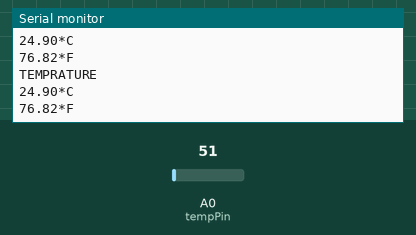
A sketch run on a simulated Arduino Uno, built with avr-gcc and run on an emulated ATmega328P. On the bench: the last lines printed to the serial monitor. The test bench sets the inputs (shaded band); at power-on: A0 (tempPin) = 51.

Above: at 1.8 s.
1.9 s: A0 (tempPin) set to 61
At 2.7 s:
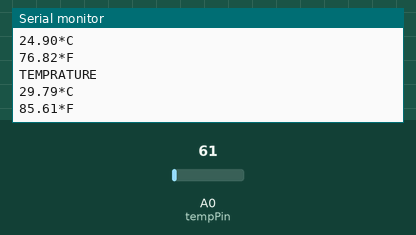
3.4 s: A0 (tempPin) set to 71
At 4.8 s:
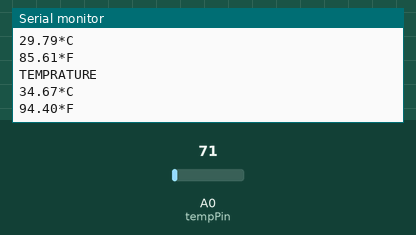
Timing chart, 0 to 6.4 s (numbered marks = the images above; inputs shaded):
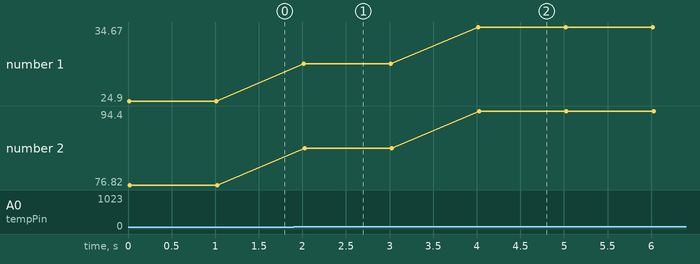

The sketch:

sketch_may17a.ino
```cpp
float temp;
int tempPin = 0;
float tempf;
void setup()
{
  Serial.begin(9600);
}

void loop()
{
  temp = analogRead(tempPin);
  temp = temp * 0.48828125;
  Serial.print("TEMPRATURE");
  Serial.println();
  Serial.print(temp);
  Serial.print("*C");
  Serial.println();
  tempf = ((temp * 9) / 5) + 32;
   Serial.print(tempf);
  Serial.print("*F");
  Serial.println();
  Serial.println();
  delay(1000);
}
```

Measured:
- after the input at 1.9 s, the serial monitor: prints a new line after 0.12 s (image 1)
- after the input at 3.4 s, the serial monitor: prints a new line after 0.62 s (image 2)
- plotted number 1: 24.9 → 29.79 after the input at 1.9 s, 29.79 → 34.67 after the input at 3.4 s
- plotted number 2: 76.82 → 85.61 after the input at 1.9 s, 85.61 → 94.4 after the input at 3.4 s
